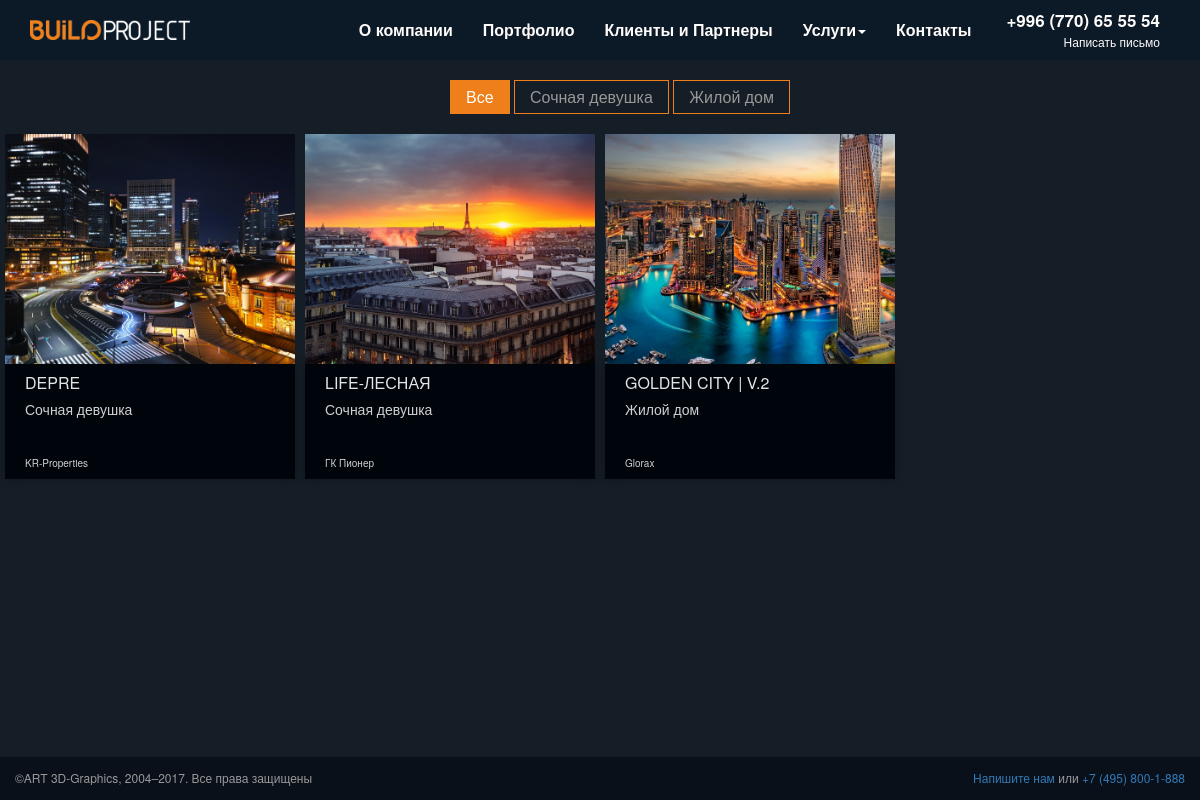
The page /portfolio/ on the database its author committed.
### portfolio/models.py (models this page shows, shortened)
class Category(models.Model):
    class Meta:
        verbose_name = 'Категория'
        verbose_name_plural = 'Категории'
    name = models.CharField(max_length=100)
    url = models.CharField(max_length=100, null=True, blank=True)

class Portfolio(models.Model):
    class Meta:
        verbose_name = 'Портфолио'
        verbose_name_plural = 'Портфолио'
    title = models.CharField(max_length=150)
    publish = models.DateTimeField(auto_now_add=True)
    video = models.CharField(max_length=255, null=True, blank=True)
    link = models.CharField(max_length=255, null=True, blank=True)
    results = models.ManyToManyField(Result)
    place = models.CharField(max_length=60)
    description = models.TextField()
    slug = models.SlugField(unique=True)
    image = models.ImageField(upload_to=item_upload_to)
    category = models.ForeignKey(Category)
    slider = models.ManyToManyField(Slider, blank=True)
    def get_absolute_url(self):
        return reverse('portfolio_detail', args=[str(self.slug)])

### portfolio/views.py (the view)
# urls.py: url(r'^portfolio/$', PortfolioView.as_view(), name='portfolio'),
class PortfolioView(ListView):
    model = Portfolio
    template_name = 'portfolio.html'
    def get_context_data(self, **kwargs):
        context = super(PortfolioView, self).get_context_data(**kwargs)
        context['portfolio'] = Portfolio.objects.all()
        context['category'] = Category.objects.all()
        return context

### templates/portfolio.html
{% extends 'base.html' %}
{% load  staticfiles %}
{% block content %}
    <div class="container-fluid gallery">
        <div class="iso-nav">
            <ul>
                <li class="active" data-filter="*">Все</li>
                {% for sort_by_category in category %}
                    <li data-filter=".{{ sort_by_category.url }}">{{ sort_by_category.name }}</li>
                {% endfor %}
            </ul>
        </div>
        <div class="row">
            <div class="main-iso">
                {% for p_list in portfolio %}
                    <div class="col-md-3 col-sm-6 item {{ p_list.category.url }}">
                        <a href="{{ p_list.get_absolute_url }}">
                            <img src="{{ p_list.image.url }}" alt="#">
                            <div class="gal-prev">
                                <h3>{{ p_list.title }}</h3>
                                <p>{{ p_list.category.name }}</p>
                                <p class="dop">{{ p_list.place }}</p>
                            </div>
                        </a>
                    </div>
                {% endfor %}
            </div>
        </div>
    </div>
{% endblock %}

### templates/base.html (shortened to what this page needs)
<!DOCTYPE html>
<html lang="ru">
<head>
    {% include 'header.html' %}
</head>
<body>
{% include 'navbar.html' %}
{% block content %}
{% endblock %}
{% include 'footer.html' %}
</body>
</html>

### templates/header.html (shortened to what this page needs)
{% load staticfiles %}
<link href="{% static 'css/bootstrap.min.css' %}" rel="stylesheet">
<link href="{% static 'css/style.css' %}" rel="stylesheet">
<link href="{% static 'css/swipebox.css' %}" rel="stylesheet">

### templates/navbar.html (shortened to what this page needs)
{% load staticfiles %}
<nav class="navbar navbar-default navbar-fixed-top">
    <div class="container">
        <div class="navbar-header">
            <a class="navbar-brand" href="{% url 'home' %}"><img src="{% static 'img/logo.png' %}"/></a>
        </div>
        <div class="collapse navbar-collapse navbar-right" id="navbar-collapse">
            <ul class="nav navbar-nav cl-effect-3">
                <li><a href="{% url 'about' %}">О компании</a></li>
                <li><a href="{% url 'portfolio' %}">Портфолио</a></li>
                <li><a href="{% url 'client' %}">Клиенты и Партнеры</a></li>
                <li class="dropdown">
                    <a href="#" class="dropdown-toggle" data-toggle="dropdown" role="button" aria-haspopup="true"
                       aria-expanded="false">Услуги<span class="caret"></span></a>
                </li>
                <li><a href="{% url 'contact' %}">Контакты</a></li>
                <li class="contacts">
                    <a class="tel" href="tel:+996770655554">+996 (770) 65 55 54</a>
                    <a class="mail right" href="mailto:test@test.kg" target="_blank">Написать письмо</a>
                </li>
            </ul>
        </div>
    </div>
</nav>

### templates/footer.html (shortened to what this page needs)
{% load staticfiles %}
<footer class="container-fluid">
    <div class="row">
        <div class="col-md-4">
            <p>©ART 3D-Graphics, 2004–2017. Все права защищены </p>
        </div>
        <div class="col-md-4">
        </div>
        <div class="col-md-4 right">
            <a href="#">Напишите нам</a> или <a href="tel:+74958001888">+7 (495) 800-1-888</a>
        </div>
    </div>
</footer>

### static/static_dirs/css/style.css (style rules this page uses)
html { height: 100%; }
body { font-size: 16px; background-color: #151d26; height: 100%; line-height: 1.4; }
.right { text-align: right; }
.gallery { padding-top: 80px; }
.gallery .item { margin-bottom: 20px; padding: 0 5px; }
.gallery .item img { width: 100%; height: 230px; object-fit: cover; }
.gallery .item a { display: block; }
.gallery .gal-prev { background-color: #00050c; padding: 10px 20px; height: 115px; overflow: hidden; text-overflow: ellipsis; line-height: 1.5em; box-shadow: 0 0 10px rgba(0, 0, 0, 0.24); }
.gallery .gal-prev h3 { font-size: 16px; text-transform: uppercase; color: #e5e5e5; overflow: hidden; margin-top: 0; margin-bottom: 5px; text-align: left; }
.gallery .gal-prev p { color: #d0d0d0; font-size: 14px; }
.gallery .gal-prev p.dop { position: relative; bottom: -20px; color: #d0d0d0; font-size: 10px; }
.gallery .iso-nav { text-align: center; margin-bottom: 20px; }
.gallery ul li { list-style: none; color: #989898; margin: 0; padding: 0; display: inline-block; padding: 5px 15px; border: 1px solid #ef7f1a; cursor: pointer; -webkit-transition: all .5s ease; -moz-transition: all .5s ease; -ms-transition: all .5s ease; transition: all .5s ease; }
.gallery ul li:hover, .gallery ul li.active { background: #ef7f1a; color: #fff; }
footer { position: fixed; bottom: 0; left: 0; width: 100%; background-color: #091019; font-size: 12px; padding: 13px 5px; color: #9a9a9a; }
footer p { margin: 0; }
.navbar-default { background-color: rgba(10, 24, 39, 0.76); border: none; }
.navbar-default .contacts a.tel { padding: 10px 10px 0 20px; font-size: 17px; }
.navbar-default .contacts a.mail { padding: 2px 10px 5px 20px; font-size: 12px; font-weight: 500; }
.navbar-default .contacts a:after { height: 0; }
.navbar-brand { height: 60px; padding: 20px 15px; }
.navbar-default .navbar-brand img { height: 100%; }
.navbar-default .navbar-nav > li > a { color: #fffcfc; font-weight: 600; }
@media (min-width: 768px) { .navbar-nav > li > a { padding-top: 20px; padding-bottom: 20px; } }
.cl-effect-3 a { padding: 8px 0; }
.cl-effect-3 a::after { position: absolute; top: 100%; left: 0; width: 100%; height: 3px; background: #ef7f1a; content: ''; opacity: 0; -webkit-transition: opacity 0.3s, -webkit-transform 0.3s; -moz-transition: opacity 0.3s, -moz-transform 0.3s; transition: opacity 0.3s, transform 0.3s; -webkit-transform: translateY(10px); -moz-transform: translateY(10px); transform: translateY(10px); }
.cl-effect-3 .dropdown a::after { height: 0; }

### rows shown on the page
Category: name "Сочная девушка"
Category: name "Жилой дом"
Portfolio: image (picture), title "DEPRE", category.name "Сочная девушка", place "KR-Properties"
Portfolio: image (picture), title "LIFE-ЛЕСНАЯ", category.name "Сочная девушка", place "ГК Пионер"
Portfolio: image (picture), title "GOLDEN CITY | V.2", category.name "Жилой дом", place "Glorax"
